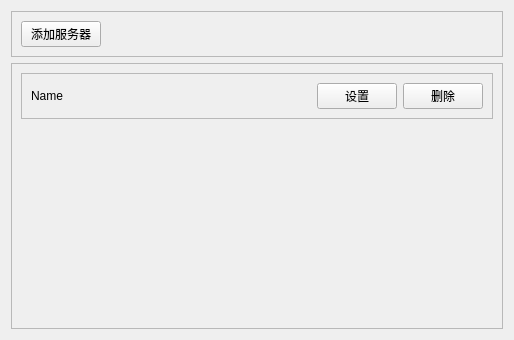
<?xml version="1.0" encoding="UTF-8"?>
<ui version="4.0">
 <class>ServerManager</class>
 <widget class="QWidget" name="ServerManager">
  <property name="geometry">
   <rect>
    <x>0</x>
    <y>0</y>
    <width>514</width>
    <height>340</height>
   </rect>
  </property>
  <property name="windowTitle">
   <string>Form</string>
  </property>
  <layout class="QVBoxLayout" name="verticalLayout_2">
   <item>
    <widget class="QFrame" name="frame_2">
     <property name="frameShape">
      <enum>QFrame::StyledPanel</enum>
     </property>
     <property name="frameShadow">
      <enum>QFrame::Raised</enum>
     </property>
     <layout class="QHBoxLayout" name="horizontalLayout">
      <item>
       <widget class="QPushButton" name="pushButton">
        <property name="text">
         <string>添加服务器</string>
        </property>
       </widget>
      </item>
      <item>
       <spacer name="horizontalSpacer">
        <property name="orientation">
         <enum>Qt::Horizontal</enum>
        </property>
        <property name="sizeHint" stdset="0">
         <size>
          <width>392</width>
          <height>20</height>
         </size>
        </property>
       </spacer>
      </item>
     </layout>
    </widget>
   </item>
   <item>
    <widget class="QScrollArea" name="scrollArea">
     <property name="widgetResizable">
      <bool>true</bool>
     </property>
     <widget class="QWidget" name="scrollAreaWidgetContents">
      <property name="geometry">
       <rect>
        <x>0</x>
        <y>0</y>
        <width>494</width>
        <height>270</height>
       </rect>
      </property>
      <layout class="QVBoxLayout" name="verticalLayout">
       <item>
        <widget class="QFrame" name="frame_3">
         <property name="frameShape">
          <enum>QFrame::StyledPanel</enum>
         </property>
         <property name="frameShadow">
          <enum>QFrame::Raised</enum>
         </property>
         <layout class="QHBoxLayout" name="horizontalLayout_2">
          <item>
           <widget class="QLabel" name="label">
            <property name="text">
             <string>Name</string>
            </property>
           </widget>
          </item>
          <item>
           <spacer name="horizontalSpacer_2">
            <property name="orientation">
             <enum>Qt::Horizontal</enum>
            </property>
            <property name="sizeHint" stdset="0">
             <size>
              <width>250</width>
              <height>20</height>
             </size>
            </property>
           </spacer>
          </item>
          <item>
           <widget class="QPushButton" name="pushButton_2">
            <property name="text">
             <string>设置</string>
            </property>
           </widget>
          </item>
          <item>
           <widget class="QPushButton" name="pushButton_3">
            <property name="text">
             <string>删除</string>
            </property>
           </widget>
          </item>
         </layout>
        </widget>
       </item>
       <item>
        <spacer name="verticalSpacer">
         <property name="orientation">
          <enum>Qt::Vertical</enum>
         </property>
         <property name="sizeHint" stdset="0">
          <size>
           <width>20</width>
           <height>199</height>
          </size>
         </property>
        </spacer>
       </item>
      </layout>
     </widget>
    </widget>
   </item>
  </layout>
 </widget>
 <resources/>
 <connections/>
</ui>
